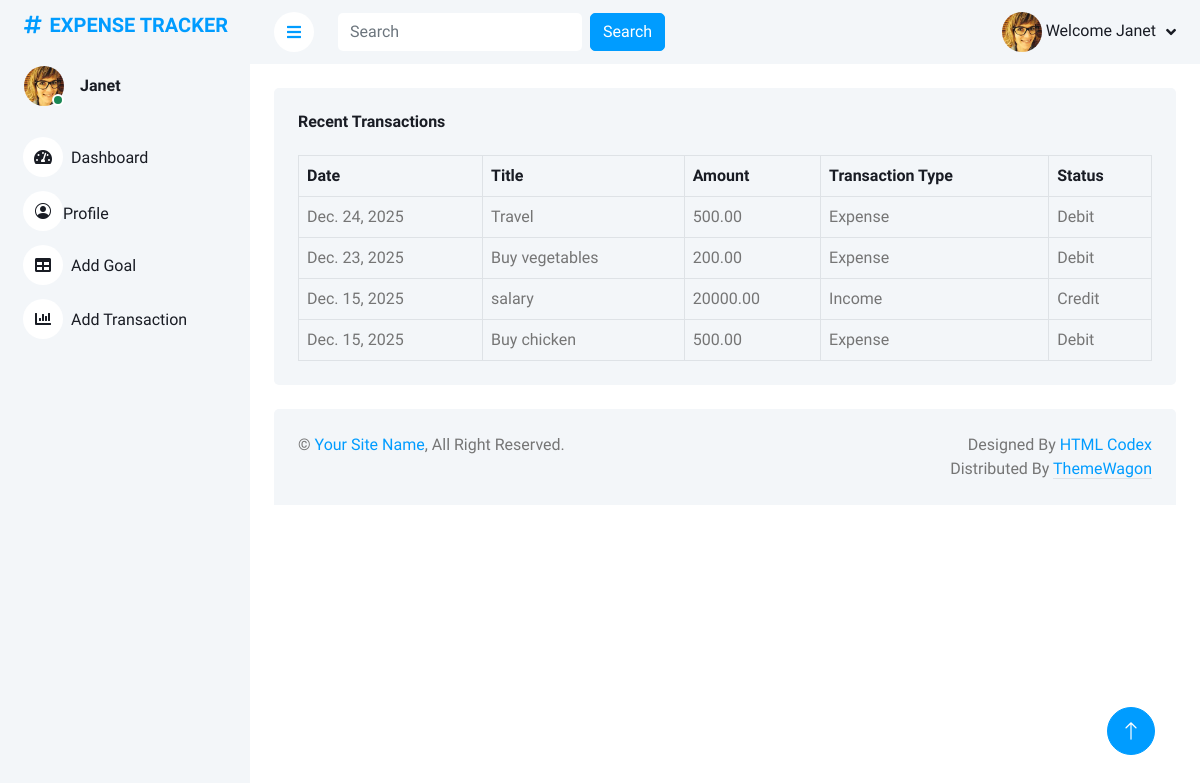
/transactions/ (signed in), run on the app's committed database.
### exp_app/models.py (models this page shows, shortened)
class Profile(models.Model):
    user = models.OneToOneField(User, on_delete=models.CASCADE, related_name='profile')
    profile_image = models.ImageField(upload_to='', blank=True, null=True)
    phone = models.PositiveBigIntegerField(blank=True,null=True)
    bio = models.TextField(blank=True)
    location = models.CharField(max_length=200, blank=True)

class Transaction(models.Model):
    TRANSACTION_TYPES = [
        ('Income','Income'),
        ('Expense','Expense')
    ]
    user = models.ForeignKey(User, on_delete=models.CASCADE)
    title = models.CharField(max_length=255)
    amount = models.DecimalField(max_digits=10,decimal_places=2)
    transaction_type = models.CharField(max_length=10,choices=TRANSACTION_TYPES)
    date = models.DateField()
    category = models.CharField(max_length=255)

### exp_app/views.py (the view)
# urls.py: path('transactions/',TransactionListView.as_view(),name='transaction_list'),
class TransactionListView(LoginRequiredMixin, View):
    def get(self, request, *args, **kwargs):
        query = request.GET.get('q')
        transactions = Transaction.objects.filter(user=request.user).order_by('-date')
        if query:
            transactions = transactions.filter(
                Q(title__icontains=query) |
                Q(transaction_type__icontains=query) |
                Q(amount__icontains=query)
            )
        context = {
            'transactions': transactions,
            'query': query,
        }
        return render(request, 'transactions.html', context)

### templates/transactions.html
{% extends 'base.html' %}
{% block nav_search %}
<form method="get" class="d-none d-md-flex ms-4">
                    <input class="form-control border-0" type="search" name="q" placeholder="Search">
                    <button type="submit" class="btn btn-primary ms-2">Search</button>
                </form>
                {% endblock nav_search %}
{% block content %}
<div class="container-fluid pt-4 px-4">
                <div class="bg-light text-center rounded p-4">
                    <div class="d-flex align-items-center justify-content-between mb-4">
                        <h6 class="mb-0">Recent Transactions</h6>
                    </div>
                    <div class="table-responsive">
                        <table class="table text-start align-middle table-bordered table-hover mb-0">
                            <thead>
                                <tr class="text-dark">
                                    <th scope="col">Date</th>
                                    <th scope="col">Title</th>
                                    <th scope="col">Amount</th>
                                    <th scope="col">Transaction Type</th>
                                    <th scope="col">Status</th>
                                </tr>
                            </thead>
                            <tbody>
                                {% for transaction in transactions %}
                                <tr>
                                    <td>{{transaction.date}}</td>
                                    <td>{{transaction.title}}</td>
                                    <td>{{transaction.amount|floatformat:2}}</td>
                                    <td>{{transaction.transaction_type}}</td>
                                    {% if transaction.transaction_type == 'Income' %}
                                    <td>Credit</td>
                                    {% else %}
                                    <td>Debit</td>
                                    {% endif %}
                                </tr>
                                {% endfor %}
                            </tbody>
                        </table>
                    </div>
                </div>
            </div>
{% endblock %}

### templates/base.html (shortened to what this page needs)
{% load static %}
<!DOCTYPE html>
<html lang="en">
<head>
    <link href="https://cdnjs.cloudflare.com/ajax/libs/font-awesome/5.10.0/css/all.min.css" rel="stylesheet">
    <link href="https://cdn.jsdelivr.net/npm/bootstrap-icons@1.4.1/font/bootstrap-icons.css" rel="stylesheet">
    <link href="lib/owlcarousel/assets/owl.carousel.min.css" rel="stylesheet">
    <link href="lib/tempusdominus/css/tempusdominus-bootstrap-4.min.css" rel="stylesheet" />
    <link href="{% static 'css/bootstrap.min.css' %}" rel="stylesheet">
    <link href="{% static 'css/style.css' %}" rel="stylesheet">
</head>
<body>
    <div class="container-xxl position-relative bg-white d-flex p-0">
        {% include 'sidebar.html' %}
         <div class="content">
            <nav class="navbar navbar-expand bg-light navbar-light sticky-top px-4 py-0">
                <a href="#" class="sidebar-toggler flex-shrink-0">
                    <i class="fa fa-bars"></i>
                </a>
                {% block nav_search %}
                {% endblock nav_search %}
                <div class="navbar-nav align-items-center ms-auto">
                    <div class="nav-item dropdown">
                        <a href="#" class="nav-link dropdown-toggle" data-bs-toggle="dropdown">
                            {% if request.user.profile.profile_image %}
                        <img class="rounded-circle" src="{{ request.user.profile.profile_image.url }}" alt="" style="width: 40px; height: 40px;">
                        {% else %}
                        <img class="rounded-circle" src="{% static 'img/user.png' %}" alt="" style="width: 40px; height: 40px;">
                        {% endif %}
                            <span class="d-none d-lg-inline-flex">Welcome {{request.user|capfirst}}</span>
                        </a>
                    </div>
                </div>
            </nav>
        {% block content %}
        {% endblock %}
            {% include 'footer.html' %}
         </div>
        <a href="#" class="btn btn-lg btn-primary btn-lg-square back-to-top"><i class="bi bi-arrow-up"></i></a>
    </div>
</body>
</html>

### templates/sidebar.html
{% load static %}
<div class="sidebar pe-4 pb-3">
            <nav class="navbar bg-light navbar-light">
                <a href="index.html" class="navbar-brand mx-4 mb-3">
                    <h5 class="text-primary"><i class="fa fa-hashtag me-2"></i>EXPENSE TRACKER</h5>
                </a>
                <div class="d-flex align-items-center ms-4 mb-4">
                    <div class="position-relative">
                        {% if request.user.profile.profile_image %}
                        <img class="rounded-circle" src="{{ request.user.profile.profile_image.url }}" alt="" style="width: 40px; height: 40px;">
                        <div class="bg-success rounded-circle border border-2 border-white position-absolute end-0 bottom-0 p-1"></div>
                        {% else %}
                        <img class="rounded-circle" src="{% static 'img/user.png' %}" alt="" style="width: 40px; height: 40px;">
                        <div class="bg-success rounded-circle border border-2 border-white position-absolute end-0 bottom-0 p-1"></div>
                        {% endif %}
                    </div>
                    <div class="ms-3">
                        <h6 class="mb-0">{{request.user|capfirst}}</h6>
                    </div>
                </div>
                <div class="navbar-nav w-100">
                    <a href="{% url 'dashboard' %}" class="nav-item nav-link {% if request.resolver_match.url_name == 'dashboard' %} active {% endif %}"><i class="fa fa-tachometer-alt me-2"></i>Dashboard</a>
                    <a href="{% url 'profile' %}" class="nav-item nav-link {% if request.resolver_match.url_name == 'profile' %} active {% endif %}"><i class="bi bi-person-circle"></i>Profile</a>
                    <a href="{% url 'goal' %}" class="nav-item nav-link {% if request.resolver_match.url_name == 'goal' %} active {% endif %}"><i class="fa fa-table me-2"></i>Add Goal</a>
                    <a href="{% url 'transaction' %}" class="nav-item nav-link {% if request.resolver_match.url_name == 'transaction' %} active {% endif %} "><i class="fa fa-chart-bar me-2"></i>Add Transaction</a>
                </div>
            </nav>
        </div>

### static/css/style.css (style rules this page uses)
:root { --primary: #009CFF; --light: #F3F6F9; --dark: #191C24; }
.back-to-top { position: fixed; display: none; right: 45px; bottom: 45px; z-index: 99; }
.btn { transition: .5s; }
.btn.btn-primary { color: #FFFFFF; }
.btn-lg-square { width: 48px; height: 48px; }
.btn-square, .btn-sm-square, .btn-lg-square { padding: 0; display: inline-flex; align-items: center; justify-content: center; font-weight: normal; border-radius: 50px; }
.sidebar { position: fixed; top: 0; left: 0; bottom: 0; width: 250px; height: 100vh; overflow-y: auto; background: var(--light); transition: 0.5s; z-index: 999; }
.content { margin-left: 250px; min-height: 100vh; background: #FFFFFF; transition: 0.5s; }
@media (min-width: 992px) { .sidebar { margin-left: 0; } }
@media (min-width: 992px) { .content { width: calc(100% - 250px); } }
.sidebar .navbar .navbar-nav .nav-link { padding: 7px 20px; color: var(--dark); font-weight: 500; border-left: 3px solid var(--light); border-radius: 0 30px 30px 0; outline: none; }
.sidebar .navbar .navbar-nav .nav-link i { width: 40px; height: 40px; display: inline-flex; align-items: center; justify-content: center; background: #FFFFFF; border-radius: 40px; }
.content .navbar .navbar-nav .nav-link { margin-left: 25px; padding: 12px 0; color: var(--dark); outline: none; }
.content .navbar .sidebar-toggler, .content .navbar .navbar-nav .nav-link i { width: 40px; height: 40px; display: inline-flex; align-items: center; justify-content: center; background: #FFFFFF; border-radius: 40px; }
.content .navbar .dropdown-toggle::after { margin-left: 6px; vertical-align: middle; border: none; content: "\f107"; font-family: "Font Awesome 5 Free"; font-weight: 900; transition: .5s; }

### data on the page
Transaction: shows "Debit"
Transaction: shows "Debit"
Transaction: shows "Credit"
Transaction: shows "Debit"

### other printed values
{{ request.user|capfirst }} "Janet"
